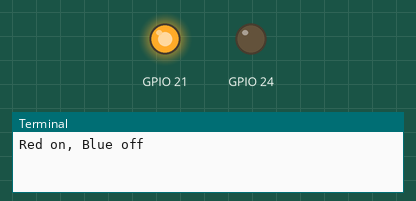
The program below on a simulated Raspberry Pi (BCM pin numbers). Parts: output pins drawn as LEDs (lit = HIGH), the last lines printed to the terminal.

Above: at 1.0 s.
At 3.0 s:
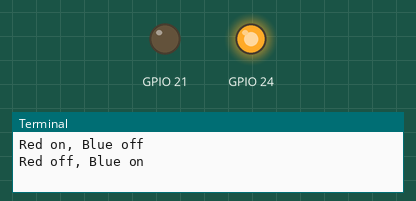
Timing chart, 0 to 5.2 s (numbered marks = the images above):
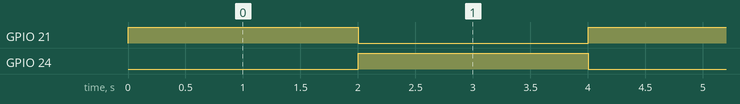

Measured:
- by itself, GPIO 21, GPIO 24: alternates HIGH for 2.0 s and LOW for 2.0 s

The program:

LED_blink.py
```python
import RPi.GPIO as GPIO #importing the library for controlleing the pins
GPIO.setmode(GPIO.BCM) #change the method of controlling the pins
from time import sleep #importing a function to wait
out = GPIO.output; #shortening commands
out2 = GPIO.OUT;
high = GPIO.HIGH;
low = GPIO.LOW;
GPIO.setup(21, out2) #setting up the pins as outputs
GPIO.setup(24, out2)
while True: #infinite loop
	out(21, high) #turning red on
	out(24, low) #turning blue off
	print("Red on, Blue off")
	sleep(2) #wait for 2 seconds
	out(21, low) #turning red off
	out(24, high) #turning blue on
	print("Red off, Blue on")
	sleep(2) #wait for 2 seconds
```
